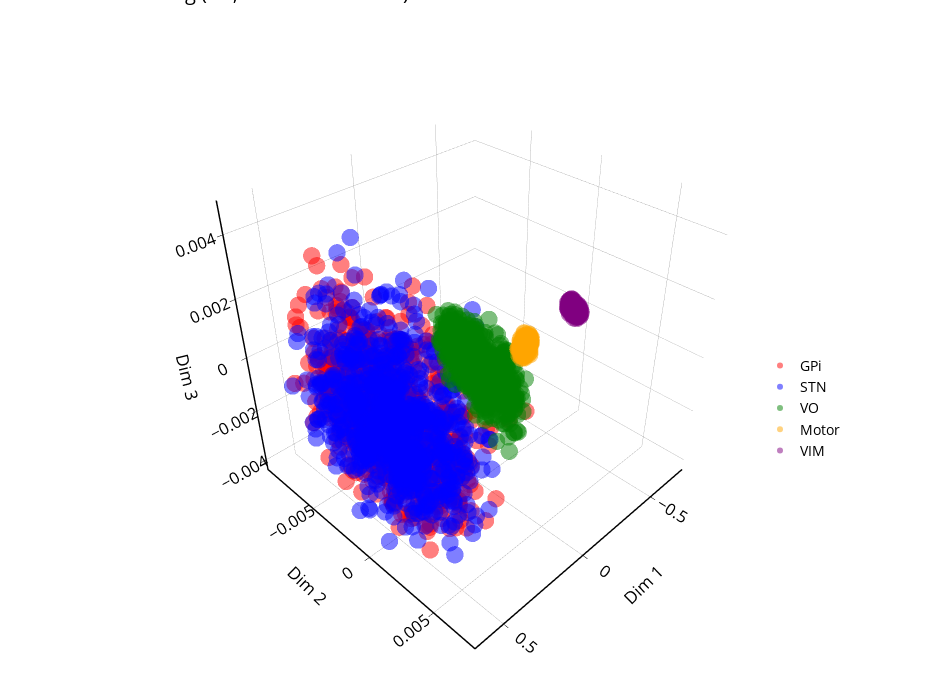

This figure's notebook cell:
### Markdown cell above
### Visualize heldout-subjects segments

### Code cell
held_region_list = [label for label in held_labels_text]
held_side_list = ["" for _ in held_labels_text]
held_electrode_list = [""] * len(held_labels_text)
fig,_ = plot_interactive_embeddings(held_emb, held_region_list, held_electrode_list, held_side_list, dim=3, method='pca', metric='euclidean', show_ellipses=True, verbose=False)
# fig.update_layout(
#     legend=dict(x=1, y=0.7, xanchor='left', yanchor='top'),)
fig.show()

### Figure 1 — Plotly figure (JSON) as saved in the notebook; plotly's stock layout.template omitted (floating-point values rounded to 4 significant figures; data arrays with more than 128 entries replaced by an {"elided": "..."} marker saying what was removed)
{"data": [{"hovertext": {"elided": "800 str values"}, "marker": {"color": "red", "opacity": 0.5, "size": 6, "symbol": "circle"}, "mode": "markers", "name": "GPi", "type": "scatter3d", "x": {"elided": "800 float values"}, "y": {"elided": "800 float values"}, "z": {"elided": "800 float values"}}, {"hovertext": {"elided": "800 str values"}, "marker": {"color": "blue", "opacity": 0.5, "size": 6, "symbol": "circle"}, "mode": "markers", "name": "STN", "type": "scatter3d", "x": {"elided": "800 float values"}, "y": {"elided": "800 float values"}, "z": {"elided": "800 float values"}}, {"hovertext": {"elided": "800 str values"}, "marker": {"color": "green", "opacity": 0.5, "size": 6, "symbol": "circle"}, "mode": "markers", "name": "VO", "type": "scatter3d", "x": {"elided": "800 float values"}, "y": {"elided": "800 float values"}, "z": {"elided": "800 float values"}}, {"hovertext": {"elided": "800 str values"}, "marker": {"color": "orange", "opacity": 0.5, "size": 6, "symbol": "circle"}, "mode": "markers", "name": "Motor", "type": "scatter3d", "x": {"elided": "800 float values"}, "y": {"elided": "800 float values"}, "z": {"elided": "800 float values"}}, {"hovertext": {"elided": "800 str values"}, "marker": {"color": "purple", "opacity": 0.5, "size": 6, "symbol": "circle"}, "mode": "markers", "name": "VIM", "type": "scatter3d", "x": {"elided": "800 float values"}, "y": {"elided": "800 float values"}, "z": {"elided": "800 float values"}}], "layout": {"font": {"color": "black", "size": 14}, "height": 700, "legend": {"x": 0.8, "xanchor": "left", "y": 0.5, "yanchor": "top"}, "margin": {"b": 0, "l": 0, "r": 0, "t": 0}, "paper_bgcolor": "rgb(255,255,255)", "plot_bgcolor": "rgb(0,0,0)", "scene": {"bgcolor": "rgba(0,0,0,0)", "camera": {"eye": {"x": 1.5, "y": 1.5, "z": 1.5}}, "xaxis": {"backgroundcolor": "rgb(0.9,0.9,0.9)", "color": "black", "gridcolor": "gray", "gridwidth": 0.5, "linecolor": "black", "linewidth": 3, "nticks": 5, "showbackground": false, "showgrid": true, "ticks": "outside", "title": {"text": "Dim 1"}, "zeroline": false}, "yaxis": {"backgroundcolor": "rgb(0.9,0.9,0.9)", "color": "black", "gridcolor": "gray", "gridwidth": 0.5, "linecolor": "black", "linewidth": 3, "nticks": 5, "showbackground": false, "showgrid": true, "ticks": "outside", "title": {"text": "Dim 2"}, "zeroline": false}, "zaxis": {"backgroundcolor": "rgb(0.9,0.9,0.9)", "color": "black", "gridcolor": "gray", "gridwidth": 0.5, "linecolor": "black", "linewidth": 3, "nticks": 5, "showbackground": false, "showgrid": true, "ticks": "outside", "title": {"text": "Dim 3"}, "zeroline": false}}, "title": {"text": "PCA Embedding (3D, metric=euclidean)"}, "width": 950}}
